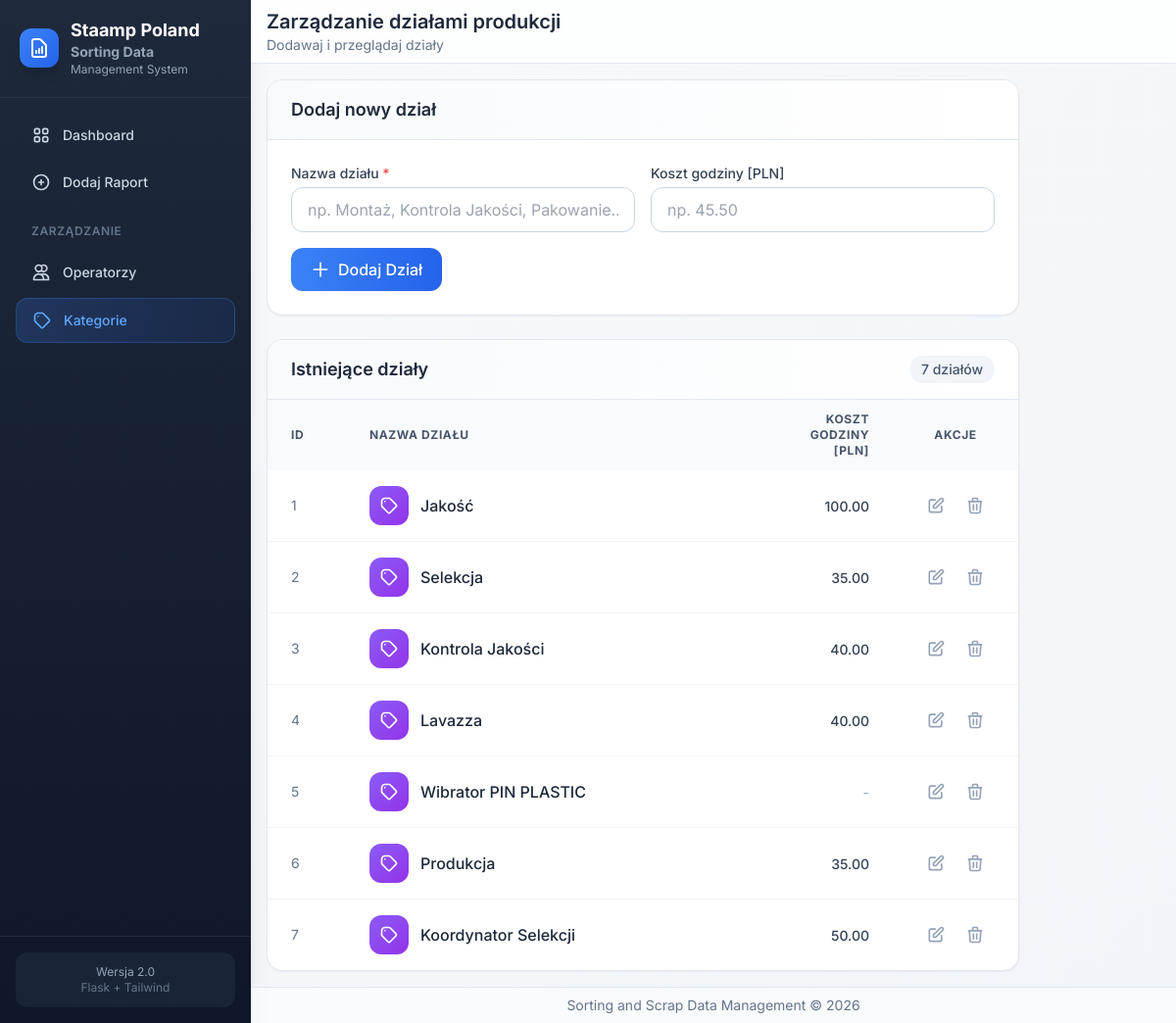
Page /categories/ on the committed database.
### app/models/models.py (models this page shows, shortened)
class KategoriaZrodlaDanych(db.Model):
    __tablename__ = 'dzialy'
    id = db.Column(db.Integer, primary_key=True)
    opis_kategorii = db.Column(db.String, unique=True)
    koszt_pracy = db.Column(db.Float, nullable=True)

### app/routes/categories.py (the view)
@bp.route('/')
def index():
    categories = KategoriaZrodlaDanych.query.all()
    return render_template('categories/index.html', categories=categories)

### app/templates/categories/index.html (shortened to what this page needs)
{% extends 'base.html' %}
{% block page_title %}Zarządzanie działami produkcji{% endblock %}
{% block page_subtitle %}Dodawaj i przeglądaj działy{% endblock %}
{% block content %}
<div class="max-w-3xl space-y-6">
    <div class="bg-white rounded-2xl shadow-sm border border-slate-200 overflow-hidden">
        <div class="px-6 py-4 border-b border-slate-200 bg-gradient-to-r from-slate-50 to-white">
            <h2 class="text-lg font-semibold text-slate-800">Dodaj nowy dział</h2>
        </div>
        <form method="POST" action="{{ url_for('categories.add') }}" class="p-6">
            <div class="grid grid-cols-1 md:grid-cols-2 gap-4">
                <div>
                    <label for="opis_kategorii" class="block text-sm font-medium text-slate-700 mb-1">Nazwa działu <span class="text-red-500">*</span></label>
                    <input type="text" name="opis_kategorii" id="opis_kategorii" required
                           class="w-full px-4 py-2.5 rounded-xl border border-slate-300 focus:ring-2 focus:ring-primary-500 focus:border-primary-500 transition-shadow"
                           placeholder="np. Montaż, Kontrola Jakości, Pakowanie...">
                </div>
                <div>
                    <label for="koszt_pracy" class="block text-sm font-medium text-slate-700 mb-1">Koszt godziny [PLN]</label>
                    <input type="number" name="koszt_pracy" id="koszt_pracy" step="0.01" min="0"
                           class="w-full px-4 py-2.5 rounded-xl border border-slate-300 focus:ring-2 focus:ring-primary-500 focus:border-primary-500 transition-shadow"
                           placeholder="np. 45.50">
                </div>
            </div>
            <div class="mt-4">
                <button type="submit"
                        class="px-5 py-2.5 bg-gradient-to-r from-primary-500 to-primary-600 text-white font-medium rounded-xl hover:from-primary-600 hover:to-primary-700 shadow-sm hover:shadow transition-all flex items-center gap-2">
                    <svg class="w-5 h-5" fill="none" stroke="currentColor" viewBox="0 0 24 24">
                        <path stroke-linecap="round" stroke-linejoin="round" stroke-width="2" d="M12 4v16m8-8H4"></path>
                    </svg>
                    Dodaj Dział
                </button>
            </div>
        </form>
    </div>
    <div class="bg-white rounded-2xl shadow-sm border border-slate-200 overflow-hidden">
        <div class="px-6 py-4 border-b border-slate-200 bg-gradient-to-r from-slate-50 to-white flex items-center justify-between">
            <h2 class="text-lg font-semibold text-slate-800">Istniejące działy</h2>
            <span class="px-3 py-1 bg-slate-100 text-slate-600 rounded-full text-sm font-medium">{{ categories|length }} działów</span>
        </div>
        <div class="overflow-x-auto">
            <table class="w-full">
                <thead>
                    <tr class="bg-slate-50 text-left text-xs font-semibold text-slate-600 uppercase tracking-wider">
                        <th class="px-6 py-3 w-20">ID</th>
                        <th class="px-6 py-3">Nazwa działu</th>
                        <th class="px-6 py-3 w-32 text-right">Koszt godziny [PLN]</th>
                        <th class="px-6 py-3 w-32 text-center">Akcje</th>
                    </tr>
                </thead>
                <tbody class="divide-y divide-slate-100">
                    {% for cat in categories %}
                    <tr class="table-row-hover">
                        <td class="px-6 py-4 text-sm text-slate-500">{{ cat.id }}</td>
                        <td class="px-6 py-4">
                            <div class="flex items-center gap-3">
                                <div class="w-10 h-10 bg-gradient-to-br from-violet-500 to-purple-600 rounded-xl flex items-center justify-center">
                                    <svg class="w-5 h-5 text-white" fill="none" stroke="currentColor" viewBox="0 0 24 24">
                                        <path stroke-linecap="round" stroke-linejoin="round" stroke-width="2" d="M7 7h.01M7 3h5c.512 0 1.024.195 1.414.586l7 7a2 2 0 010 2.828l-7 7a2 2 0 01-2.828 0l-7-7A2 2 0 013 12V7a4 4 0 014-4z"></path>
                                    </svg>
                                </div>
                                <span class="font-medium text-slate-800">{{ cat.opis_kategorii }}</span>
                            </div>
                        </td>
                        <td class="px-6 py-4 text-right">
                            {% if cat.koszt_pracy %}
                            <span class="text-sm font-medium text-slate-700">{{ "%.2f"|format(cat.koszt_pracy) }}</span>
                            {% else %}
                            <span class="text-sm text-slate-400">-</span>
                            {% endif %}
                        </td>
                        <td class="px-6 py-4 text-center">
                            <div class="flex items-center justify-center gap-1">
                                <a href="{{ url_for('categories.edit', category_id=cat.id) }}"
                                   class="p-2 text-slate-400 hover:text-primary-600 hover:bg-primary-50 rounded-lg transition-colors"
                                   title="Edytuj">
                                    <svg class="w-5 h-5" fill="none" stroke="currentColor" viewBox="0 0 24 24">
                                        <path stroke-linecap="round" stroke-linejoin="round" stroke-width="2" d="M11 5H6a2 2 0 00-2 2v11a2 2 0 002 2h11a2 2 0 002-2v-5m-1.414-9.414a2 2 0 112.828 2.828L11.828 15H9v-2.828l8.586-8.586z"></path>
                                    </svg>
                                </a>
                                <form action="{{ url_for('categories.delete', category_id=cat.id) }}" method="POST" class="inline"
                                      onsubmit="return confirmDelete(this, '{{ cat.opis_kategorii }}');">
                                    <button type="submit"
                                            class="p-2 text-slate-400 hover:text-red-600 hover:bg-red-50 rounded-lg transition-colors"
                                            title="Usuń">
                                        <svg class="w-5 h-5" fill="none" stroke="currentColor" viewBox="0 0 24 24">
                                            <path stroke-linecap="round" stroke-linejoin="round" stroke-width="2" d="M19 7l-.867 12.142A2 2 0 0116.138 21H7.862a2 2 0 01-1.995-1.858L5 7m5 4v6m4-6v6m1-10V4a1 1 0 00-1-1h-4a1 1 0 00-1 1v3M4 7h16"></path>
                                        </svg>
                                    </button>
                                </form>
                            </div>
                        </td>
                    </tr>
                    {% endfor %}
                </tbody>
            </table>
        </div>
    </div>
</div>
{% endblock %}

### app/templates/base.html (style rules this page uses)
* { transition-property: background-color, border-color, color, fill, stroke, opacity, box-shadow, transform; transition-timing-function: cubic-bezier(0.4, 0, 0.2, 1); transition-duration: 150ms; }

### rows in the picture
KategoriaZrodlaDanych: id "1", opis_kategorii "Jakość", koszt_pracy "100.00"
KategoriaZrodlaDanych: id "2", opis_kategorii "Selekcja", koszt_pracy "35.00"
KategoriaZrodlaDanych: id "3", opis_kategorii "Kontrola Jakości", koszt_pracy "40.00"
KategoriaZrodlaDanych: id "4", opis_kategorii "Lavazza", koszt_pracy "40.00"
KategoriaZrodlaDanych: id "5", opis_kategorii "Wibrator PIN PLASTIC"
KategoriaZrodlaDanych: id "6", opis_kategorii "Produkcja", koszt_pracy "35.00"
KategoriaZrodlaDanych: id "7", opis_kategorii "Koordynator Selekcji", koszt_pracy "50.00"

### other values in the picture
{{ categories|length }} "7"
